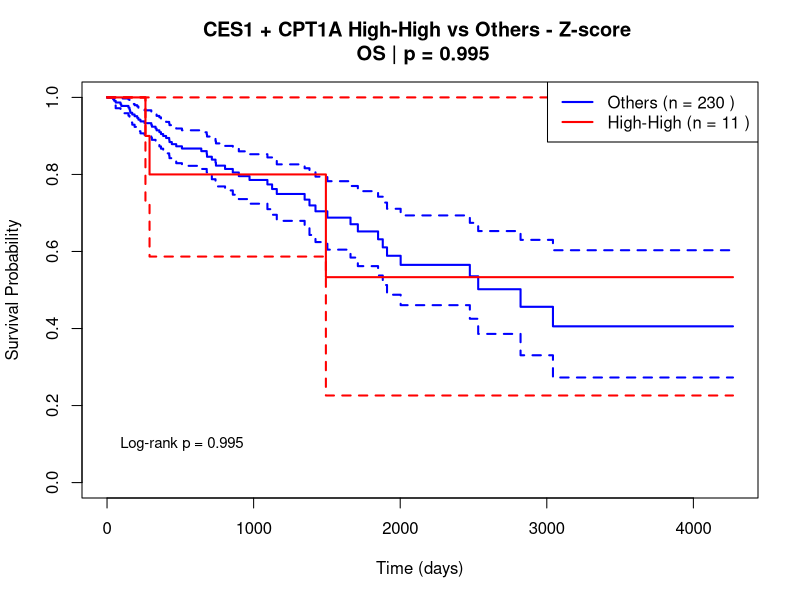
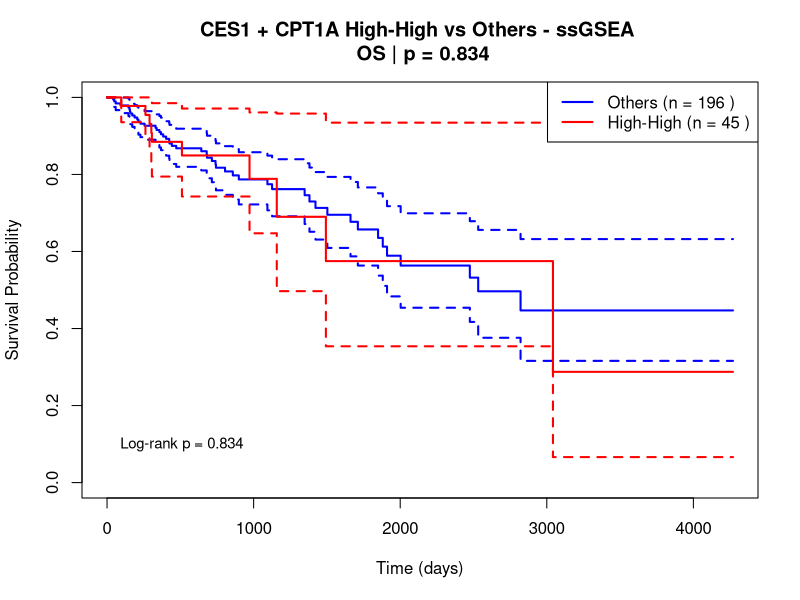
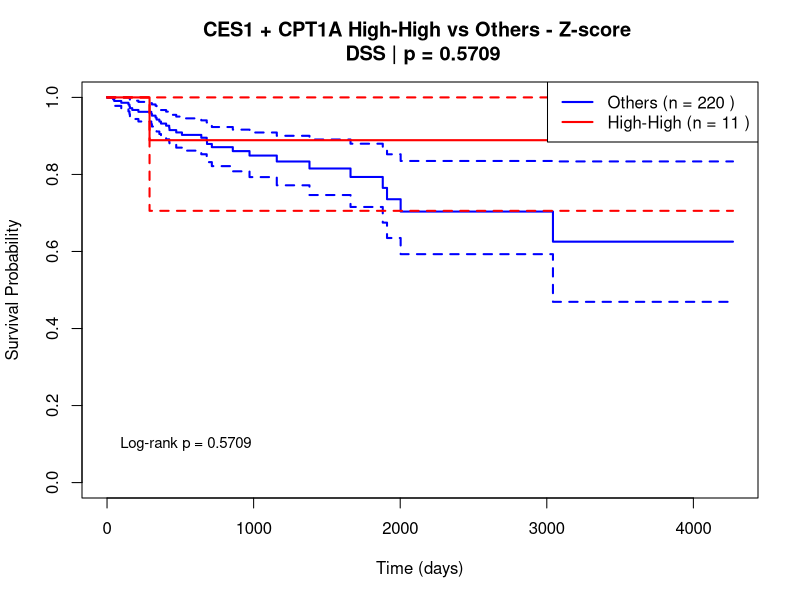
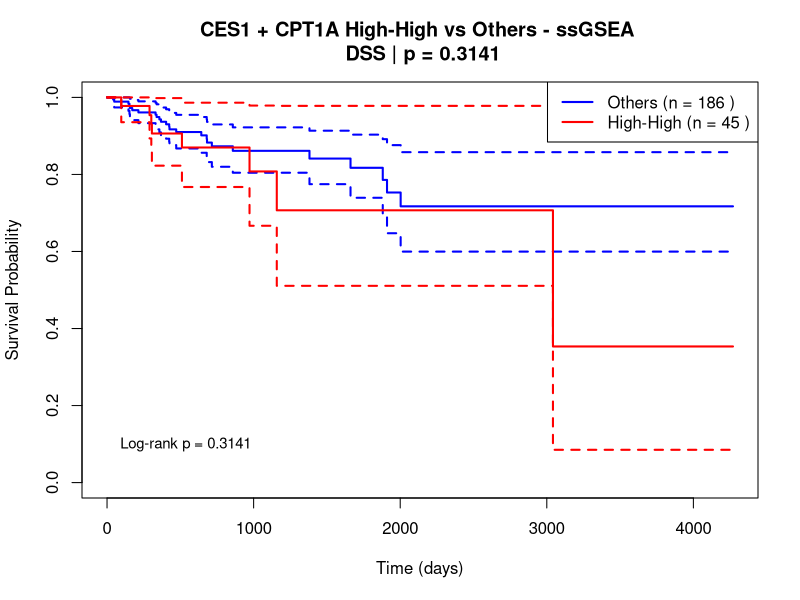
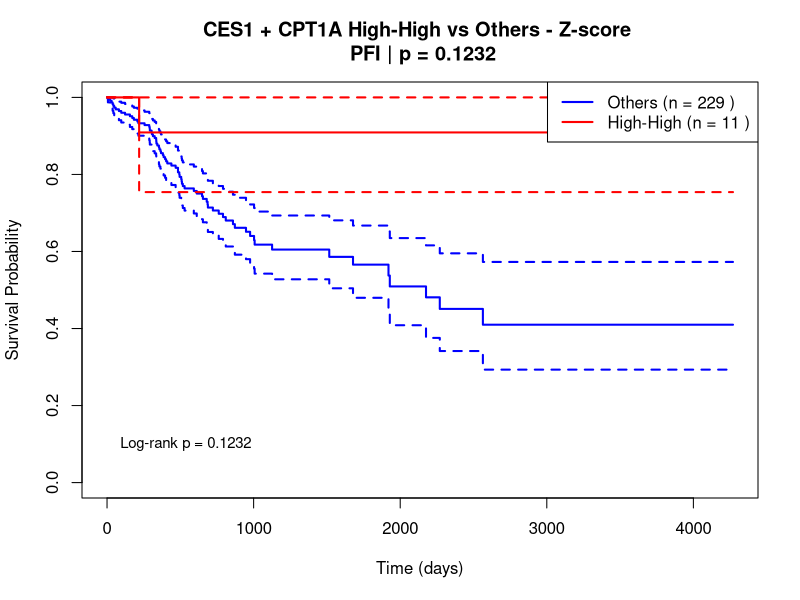
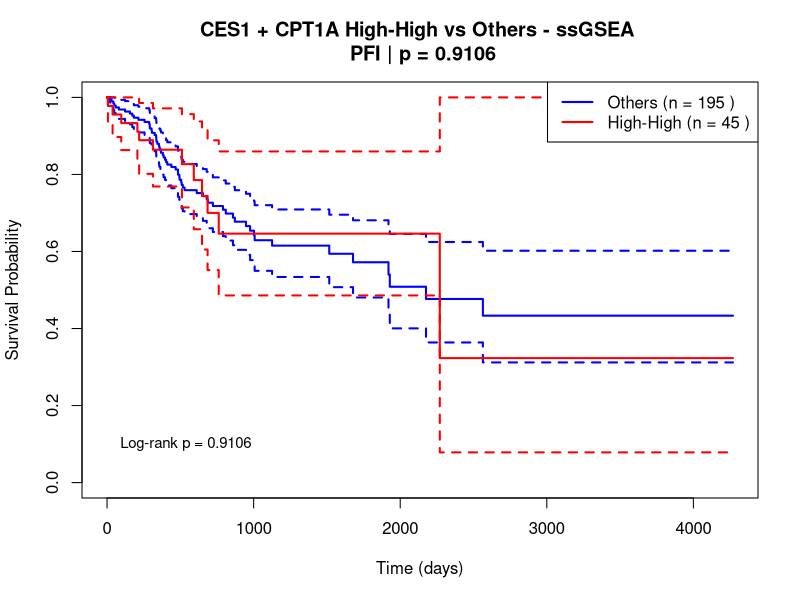

Write the R code that produced these figures, in order.
# High-High analysis - Task 4 from the internship


library(survival)
library(dplyr)

# Load data as usual
setwd("C:/Users/alici/OneDrive/Documents/University/Year 2/internship!!!/Alicia/DATA")
DF <- read.csv("merged_COAD_primary_4genes_vFINAL.csv")

# Make folders - getting better at organizing everything
main_folder <- "KM_task4_high_high_analysis"
zscore_folder <- file.path(main_folder, "zscore_plots")
ssgsea_folder <- file.path(main_folder, "ssgsea_plots") 
results_folder <- file.path(main_folder, "results")

for(folder in c(main_folder, zscore_folder, ssgsea_folder, results_folder)) {
  if (!dir.exists(folder)) {
    dir.create(folder, recursive = TRUE)
    cat("Created folder:", folder, "\n")
  }
}

# Settings - using CES1 and CPT1A like we discussed
GENES <- c("CES1", "CPT1A")
THRESHOLD <- 0.75  # 75th percentile - more selective than median

cat("High-High vs Others analysis\n")
cat("Using:", paste(GENES, collapse = " + "), "\n")
cat("Threshold:", THRESHOLD, "(75th percentile - only the highest expressers)\n")
cat("Data:", nrow(DF), "patients\n\n")

# Method 1: Z-score approach
cat("Creating z-score High-High groups...\n")

# Calculate z-scores for each gene
ces1_z <- scale(as.numeric(DF$CES1))[,1]
cpt1a_z <- scale(as.numeric(DF$CPT1A))[,1]

# Set thresholds (75th percentile for each gene)
ces1_thresh <- quantile(ces1_z, THRESHOLD, na.rm = TRUE)
cpt1a_thresh <- quantile(cpt1a_z, THRESHOLD, na.rm = TRUE)

# Create High-High group - patients must be high in BOTH genes
DF$zscore_group <- ifelse((ces1_z > ces1_thresh) & (cpt1a_z > cpt1a_thresh), 
                          "High-High", "Others")

# Method 2: ssGSEA approach (simplified version since real ssGSEA was problematic)
cat("Creating ssGSEA High-High groups...\n")

# Create different types of metabolic scores
metabolic_score <- (ces1_z + cpt1a_z) / 2  # Simple average
drug_metab_score <- ces1_z * 0.7 + cpt1a_z * 0.3  # Weighted towards CES1

# Set thresholds for both scores
metab_thresh <- quantile(metabolic_score, THRESHOLD, na.rm = TRUE)
drug_thresh <- quantile(drug_metab_score, THRESHOLD, na.rm = TRUE)

# High-High group needs high scores in BOTH pathways
DF$ssgsea_group <- ifelse((metabolic_score > metab_thresh) & (drug_metab_score > drug_thresh), 
                          "High-High", "Others")

# Check group sizes
z_high <- sum(DF$zscore_group == "High-High", na.rm = TRUE)
z_others <- sum(DF$zscore_group == "Others", na.rm = TRUE)
s_high <- sum(DF$ssgsea_group == "High-High", na.rm = TRUE)
s_others <- sum(DF$ssgsea_group == "Others", na.rm = TRUE)

cat("Z-score groups: High-High =", z_high, "| Others =", z_others, "\n")
cat("ssGSEA groups: High-High =", s_high, "| Others =", s_others, "\n\n")

# Survival analysis function - similar to what I used before
run_high_high_analysis <- function(df, group_col, method_name, endpoint, save_folder) {
  
  cat("  Analyzing", method_name, "-", endpoint, "...")
  
  # Set up columns
  time_col <- paste0(endpoint, ".time")
  event_col <- endpoint
  
  # Check I have the right columns
  if(!all(c(time_col, event_col, group_col) %in% colnames(df))) {
    cat(" FAILED (missing columns)\n")
    return(NULL)
  }
  
  # Clean up data
  clean_data <- data.frame(
    time = as.numeric(df[[time_col]]),
    event = as.numeric(df[[event_col]]),
    group = as.character(df[[group_col]]),
    stringsAsFactors = FALSE
  )
  
  # Remove problematic rows
  clean_data <- clean_data[complete.cases(clean_data), ]
  clean_data <- clean_data[clean_data$time > 0, ]
  clean_data <- clean_data[clean_data$event %in% c(0, 1), ]
  clean_data <- clean_data[clean_data$group %in% c("High-High", "Others"), ]
  
  if(nrow(clean_data) < 10) {
    cat(" FAILED (not enough data)\n")
    return(NULL)
  }
  
  # Check group sizes
  group_table <- table(clean_data$group)
  n_high <- as.numeric(group_table["High-High"])
  n_others <- as.numeric(group_table["Others"])
  
  if(is.na(n_high)) n_high <- 0
  if(is.na(n_others)) n_others <- 0
  
  if(n_high < 5 || n_others < 5) {
    cat(" FAILED (groups too small)\n")
    return(NULL)
  }
  
  # Make group a factor
  clean_data$group <- factor(clean_data$group, levels = c("Others", "High-High"))
  
  # Do the survival analysis
  tryCatch({
    
    # Fit curves for each group
    surv_high <- survfit(Surv(time, event) ~ 1, data = clean_data[clean_data$group == "High-High", ])
    surv_others <- survfit(Surv(time, event) ~ 1, data = clean_data[clean_data$group == "Others", ])
    
    # Log-rank test
    test_result <- survdiff(Surv(time, event) ~ group, data = clean_data)
    pval <- 1 - pchisq(test_result$chisq, df = 1)
    
    # Make filename
    safe_method <- gsub("[^A-Za-z0-9_]", "_", method_name)
    filename <- paste0("CES1_CPT1A_high_high_", safe_method, "_", endpoint, ".png")
    filepath <- file.path(save_folder, filename)
    
    # Create plot
    png(filepath, width = 800, height = 600, res = 150)
    
    # Plot the curves
    plot(surv_others, col = "blue", lwd = 2, 
         xlab = "Time (days)", ylab = "Survival Probability",
         main = paste("CES1 + CPT1A High-High vs Others -", method_name, 
                      "\n", endpoint, "| p =", round(pval, 4)))
    
    lines(surv_high, col = "red", lwd = 2)
    
    # Add legend
    legend("topright", 
           legend = c(paste("Others (n =", n_others, ")"), 
                      paste("High-High (n =", n_high, ")")),
           col = c("blue", "red"), 
           lwd = 2)
    
    # Add p-value
    text(x = max(clean_data$time) * 0.02, y = 0.1, 
         labels = paste("Log-rank p =", round(pval, 4)), 
         adj = 0, cex = 0.9)
    
    dev.off()
    
    cat(" Done - p =", round(pval, 4), "\n")
    
    return(list(
      method = method_name,
      endpoint = endpoint,
      n_high = n_high,
      n_others = n_others,
      pval = pval,
      significant = pval < 0.05,
      filename = filename
    ))
    
  }, error = function(e) {
    cat(" FAILED (", e$message, ")\n")
    return(NULL)
  })
}

# Run the analyses
results <- data.frame()

cat("Running High-High survival analyses:\n")

# Test each endpoint for both methods
for(endpoint in c("OS", "DSS", "PFI")) {
  
  # Z-score method
  z_result <- run_high_high_analysis(DF, "zscore_group", "Z-score", endpoint, zscore_folder)
  
  # ssGSEA method
  s_result <- run_high_high_analysis(DF, "ssgsea_group", "ssGSEA", endpoint, ssgsea_folder)
  
  # Save results
  if(!is.null(z_result)) {
    results <- rbind(results, data.frame(
      Method = z_result$method,
      Endpoint = z_result$endpoint,
      High_High_N = z_result$n_high,
      Others_N = z_result$n_others,
      P_Value = round(z_result$pval, 6),
      Significant = z_result$significant,
      Plot_File = z_result$filename,
      stringsAsFactors = FALSE
    ))
  }
  
  if(!is.null(s_result)) {
    results <- rbind(results, data.frame(
      Method = s_result$method,
      Endpoint = s_result$endpoint,
      High_High_N = s_result$n_high,
      Others_N = s_result$n_others,
      P_Value = round(s_result$pval, 6),
      Significant = s_result$significant,
      Plot_File = s_result$filename,
      stringsAsFactors = FALSE
    ))
  }
}

# Show and save results
if(nrow(results) > 0) {
  
  cat("\n==================================================\n")
  cat("HIGH-HIGH ANALYSIS RESULTS\n")
  cat("==================================================\n\n")
  
  # Show main results
  print(results[, c("Method", "Endpoint", "High_High_N", "P_Value", "Significant")])
  
  # Save detailed results
  results_file <- file.path(results_folder, "task4_high_high_results.csv")
  write.csv(results, results_file, row.names = FALSE)
  cat("\nResults saved:", results_file, "\n")
  
  # Summary
  cat("\nSUMMARY:\n")
  total <- nrow(results)
  significant <- sum(results$Significant)
  z_sig <- sum(results$Method == "Z-score" & results$Significant)
  s_sig <- sum(results$Method == "ssGSEA" & results$Significant)
  
  cat("Total analyses:", total, "\n")
  cat("Significant results:", significant, paste0("(", round(100*significant/total, 1), "%)"), "\n")
  cat("Z-score significant:", z_sig, "\n")
  cat("ssGSEA significant:", s_sig, "\n")
  
  # Best result
  if(significant > 0) {
    best_idx <- which.min(results$P_Value)
    best <- results[best_idx, ]
    cat("\nBest result:", best$Method, "-", best$Endpoint, 
        "| p =", best$P_Value, "\n")
  }
  
  # Write summary report
  report_file <- file.path(results_folder, "task4_summary_report.txt")
  sink(report_file)
  cat("HIGH-HIGH vs OTHERS ANALYSIS SUMMARY\n")
  cat("====================================\n\n")
  cat("Gene pair: CES1 + CPT1A\n")
  cat("Threshold: 75th percentile\n")
  cat("Approach: High-High (both genes high) vs Others\n")
  cat("Date:", as.character(Sys.Date()), "\n\n")
  cat("RESULTS:\n")
  print(results)
  cat("\nSUMMARY:\n")
  cat("Total analyses:", total, "\n")
  cat("Significant results:", significant, "\n")
  sink()
  
} else {
  cat("\nNo successful analyses - something went wrong\n")
}

# Final summary
cat("\nHigh-High analysis complete!\n")
cat("Results saved in:", main_folder, "\n")

# Count files
z_files <- list.files(zscore_folder, pattern = "\\.png$")
s_files <- list.files(ssgsea_folder, pattern = "\\.png$")
cat("Generated", length(z_files), "z-score plots and", length(s_files), "ssGSEA plots\n")

if(length(z_files) > 0 || length(s_files) > 0) {
  cat("\nTask 4 complete:\n")
  cat("- High-High vs Others analysis done\n")
  cat("- Both methods tested\n") 
  cat("- Plots saved using base R\n")
  cat("- CSV and summary files created\n")
}

# Bonus: count all my survival plots from the whole project
# Set main project folder
MAIN_DIR <- "C:/Users/alici/OneDrive/Documents/University/Year 2/internship!!!/Alicia/DATA"

# Find all plot files
all_plots <- list.files(MAIN_DIR, pattern = "\\.(tiff|tif|png)$", recursive = TRUE, full.names = TRUE)

# Filter for KM survival plots
km_plots <- all_plots[grepl("KM_", basename(all_plots))]

# Show total
cat("Total survival plots from entire project:", length(km_plots), "\n")
if(length(km_plots) > 0) {
  cat("First few:\n")
  head(km_plots, 5)
}